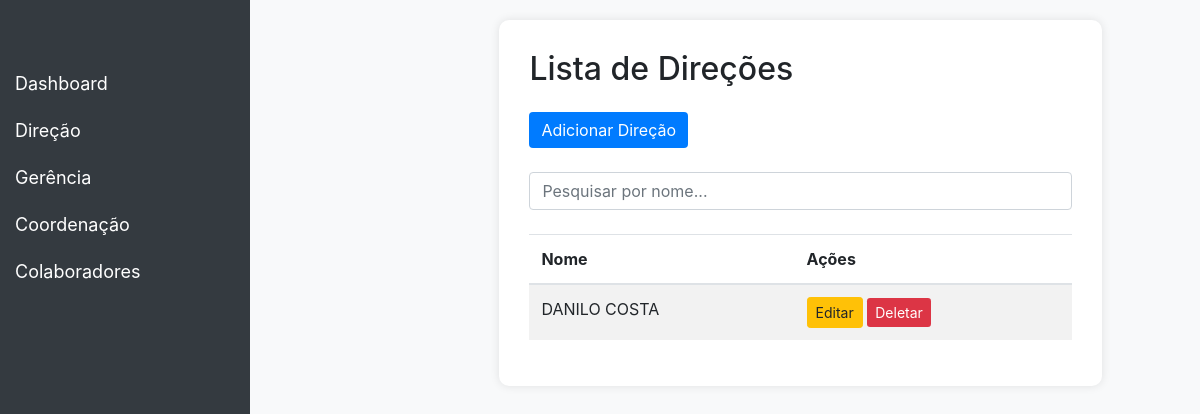
/contratos/listardirecoes/, run on an earlier commit of the app's database.
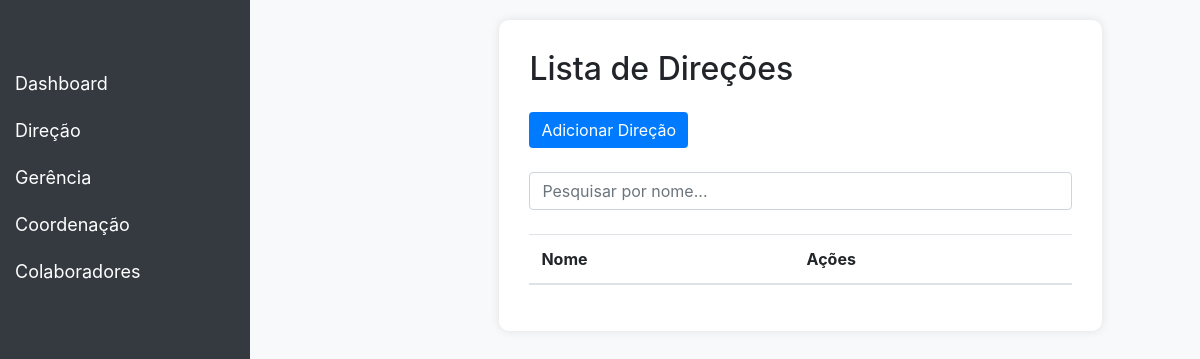
And on a later commit of the database.
### contract/models.py (models this page shows, shortened)
class Direcao(models.Model):
    nome = models.CharField(max_length=100)
    class Meta:
        verbose_name = 'Direção'
        verbose_name_plural = 'Direções'

### contract/views.py (the view)
# urls.py: path('listardirecoes/', DirecaoListView.as_view(), name='direcao_list'),
class DirecaoListView(ListView):
    model = Direcao
    template_name = 'direcao_list.html'
    context_object_name = 'direcoes'

### contract/templates/direcao_list.html (shortened to what this page needs)
<!DOCTYPE html>
<html lang="en">
<head>
    <link href="https://stackpath.bootstrapcdn.com/bootstrap/4.5.2/css/bootstrap.min.css" rel="stylesheet">
</head>
<body>
<nav class="navbar navbar-expand-lg navbar-dark">
    <a class="navbar-brand" href="#">Dashboard</a>
</nav>
<div class="sidebar">
    <a href="{% url 'dashboard' %}">Dashboard</a>
    <button class="dropdown-btn">Direção
    </button>
    <button class="dropdown-btn">Gerência
    </button>
    <button class="dropdown-btn">Coordenação
    </button>
    <button class="dropdown-btn">Colaboradores
    </button>
</div>
<div class="content">
    <div class="container">
        <div class="row justify-content-center">
            <div class="col-md-10">
                <div class="table-container">
                    <h2 class="mb-4">Lista de Direções</h2>
                    <div class="mb-4">
                        <a href="{% url 'direcao_create' %}" class="btn btn-primary">Adicionar Direção</a>
                    </div>
                    <div class="mb-4">
                        <input type="text" id="searchInput" class="form-control" placeholder="Pesquisar por nome...">
                    </div>
                    <table class="table table-striped">
                        <thead>
                            <tr>
                                <th>Nome</th>
                                <th>Ações</th>
                            </tr>
                        </thead>
                        <tbody id="direcaoTable">
                            {% for direcao in direcoes %}
                            <tr>
                                <td>{{ direcao.nome }}</td>
                                <td>
                                    <a href="{% url 'direcao_update' direcao.pk %}" class="btn btn-warning btn-sm">Editar</a>
                                    <a href="{% url 'direcao_delete' direcao.pk %}" class="btn btn-danger btn-sm">Deletar</a>
                                </td>
                            </tr>
                            {% endfor %}
                        </tbody>
                    </table>
                </div>
            </div>
        </div>
    </div>
</div>
</body>
</html>

What changed in the data, as far as the page shows it:
removed Direcao: nome "DANILO COSTA"
